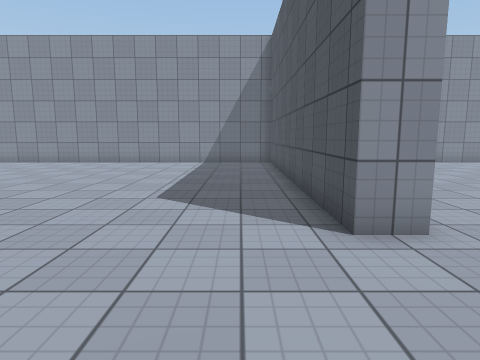
[1] (above)

24 first-person views from a walk through a scene from a Unity 3-D project. The camera is 1.3 m above the floor, tilts 8° down and sees 75° across. The floor is counted in squares, 1 m on a side. Each view is taken from the middle of a square. On the plan, view 1 faces up. The plan holds only what a view shows up to about 14 squares ahead; the rest is blank. The place goes on beyond the plan. Surface patterns are stand-ins for the level's own textures.

[2]
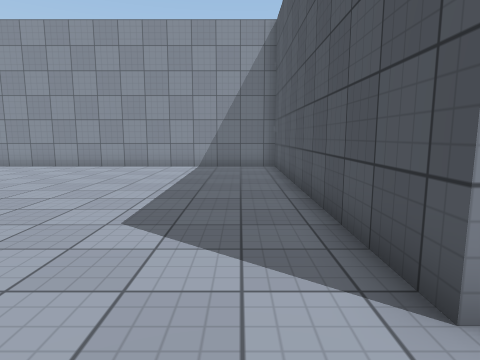

[3]
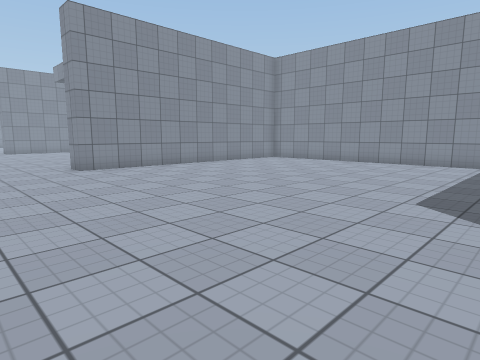

[4]
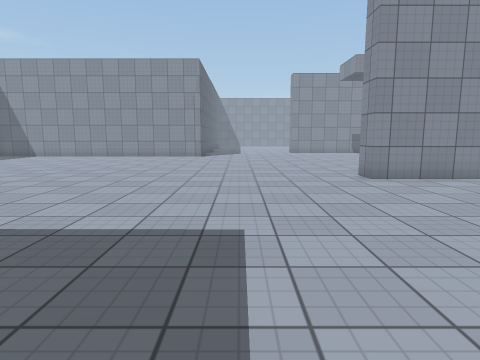

[5]
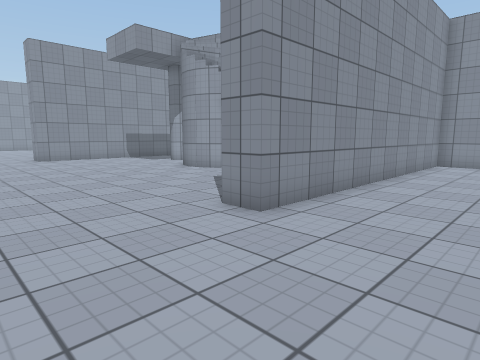

[6]
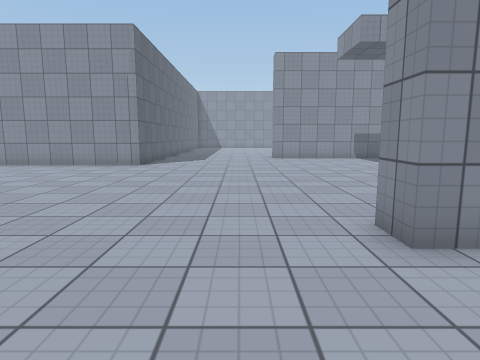

[7]
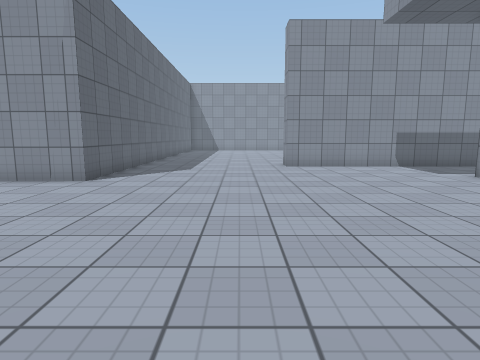

[8]
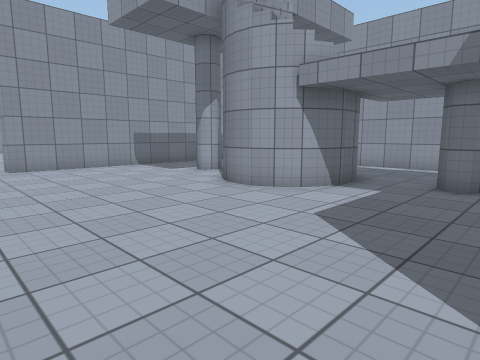

[9]
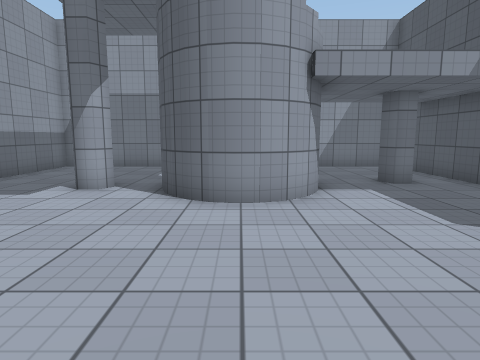

[10]
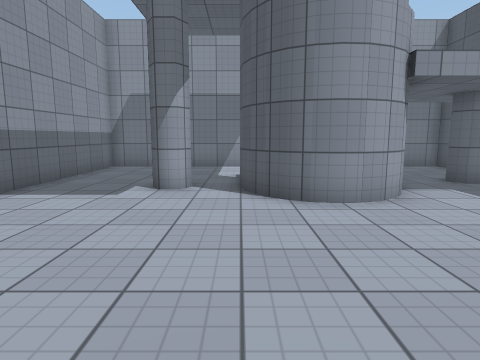

[11]
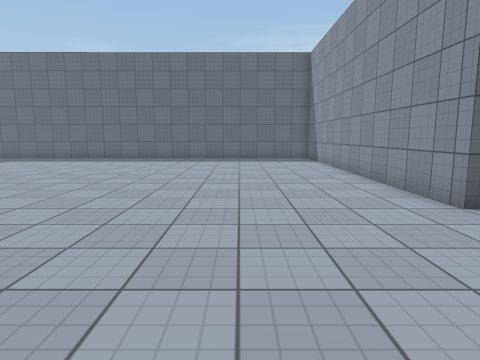

[12]
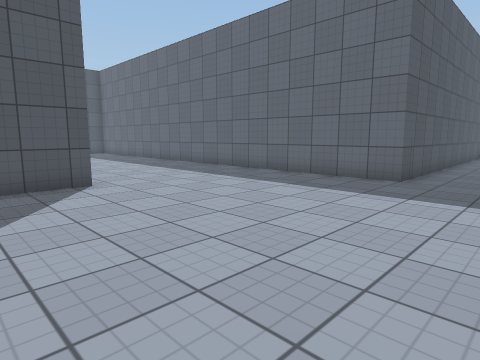

[13]
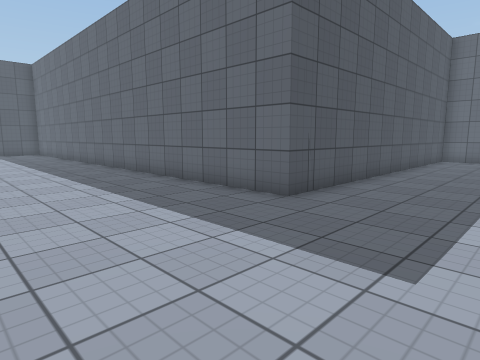

[14]
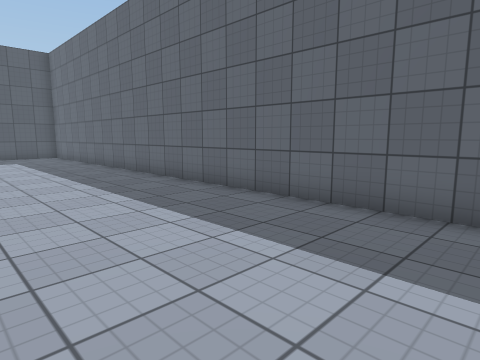

[15]
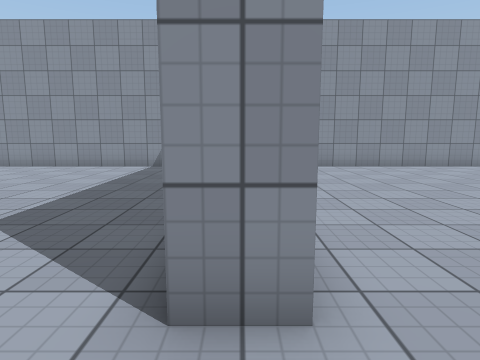

[16]
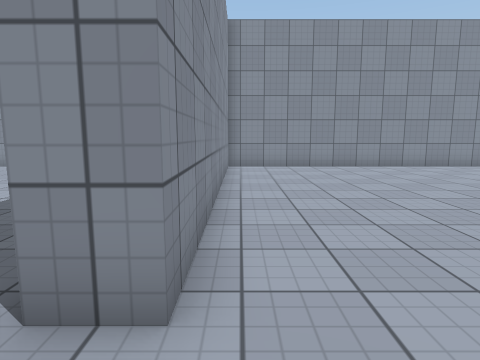

[17]
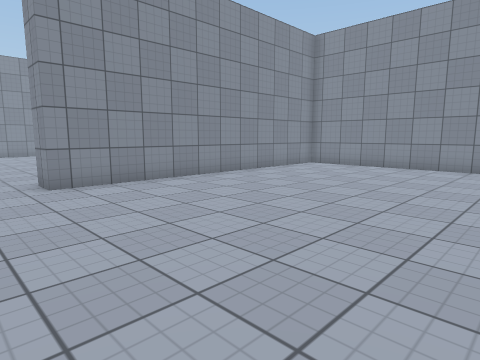

[18]
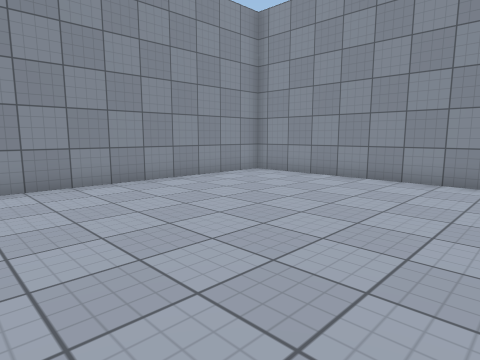

[19]
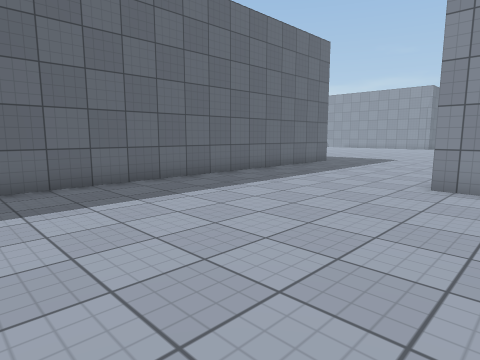

[20]
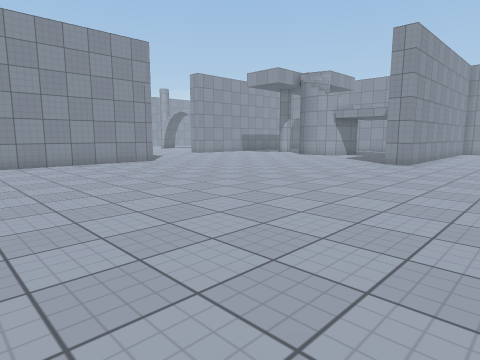

[21]
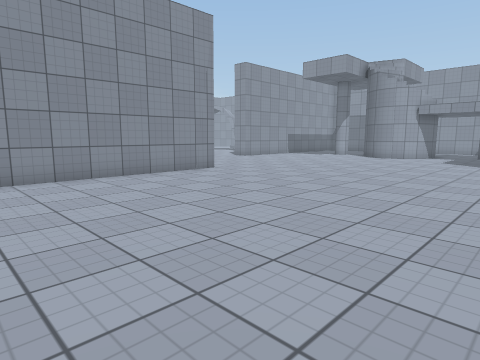

[22]
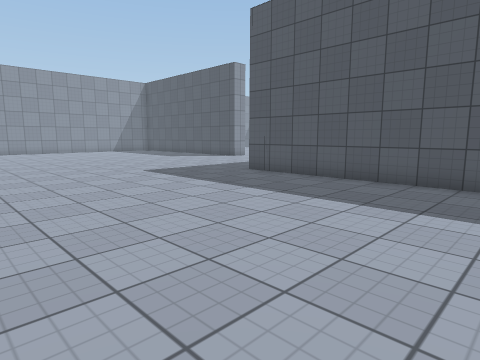

[23]
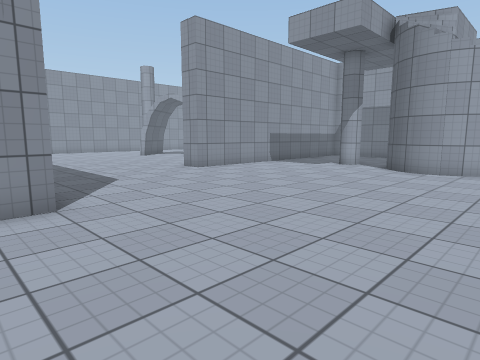

[24]
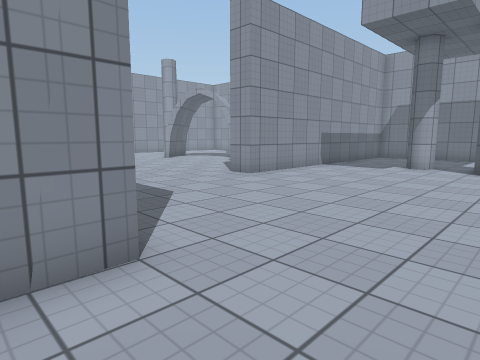

### Floor plan
Points are (right, up) in squares from view 1. A wall is a line through its corners. A room is listed if a view was taken in it or the views show most of it. See-through windows are left out.
Room 1 (views 1, 2, 3, 4, 5, 6, 7, 8, 9, 10, 11, 12, 13, 14, 15, 16, 17, 18, 19, 20, 21, 22, 23, 24)
walls: (-13.5, 10.4) (-13.5, 15.5) (-20.1, 15.5); (-15.1, 10.9) (-15.2, 10.6) (-15.7, 10.6) (-16, 11) (-15.7, 11.4); (-18.8, 8.5) (-19.2, 8.2); (-21, 8.3) (-21.5, 8.7); (-21.4, 8.7) (-21.8, 9.2); (-23.5, 10.4) (-23.2, 10) (-23.5, 9.6) (-24, 9.6) (-24.2, 10); (-22, 15.5) (-27.5, 15.5) (-27.5, 4) (-28.5, 4); (-4, -11.6) (-4, -2.5) (10.6, -2.5); (-28.2, -2.5) (-23, -2.5) (-23, -11.1); (11.5, 15.5) (2.5, 15.5) (2.5, 4) (1.5, 4) (1.5, 15.5) (-12.5, 15.5) (-12.5, 4) (-13.5, 4)
low walls: (-20.2, 9.9) (-20.4, 9.5)
ways out: gap at (-23, 10)

Where each view was taken, in squares from view 1:
view 1: 0 up, 0 right, facing up
view 2: 2 up, 0 right, facing up
view 3: 0 up, 0 right, facing up-left
view 4: 0 up, 3 left, facing left
view 5: 0 up, 9 left, facing up-left
view 6: 2 up, 9 left, facing left
view 7: 2 up, 14 left, facing left
view 8: 2 up, 14 left, facing up-left
view 9: 2 up, 20 left, facing up
view 10: 2 up, 22 left, facing up
view 11: 3 up, 19 left, facing down
view 12: 7 up, 7 left, facing down-right
view 13: 3 up, 8 left, facing down-right
view 14: 3 up, 4 left, facing down-right
view 15: 2 up, 2 right, facing up
view 16: 2 up, 3 right, facing up
view 17: 2 up, 11 right, facing up-left
view 18: 6 up, 11 right, facing up-left
view 19: 6 up, 11 right, facing down-left
view 20: 11 down, 8 left, facing up-left
view 21: 11 down, 13 left, facing up-left
view 22: 11 down, 13 left, facing up-right
view 23: 4 down, 17 left, facing up-left
view 24: 4 down, 20 left, facing up-left
